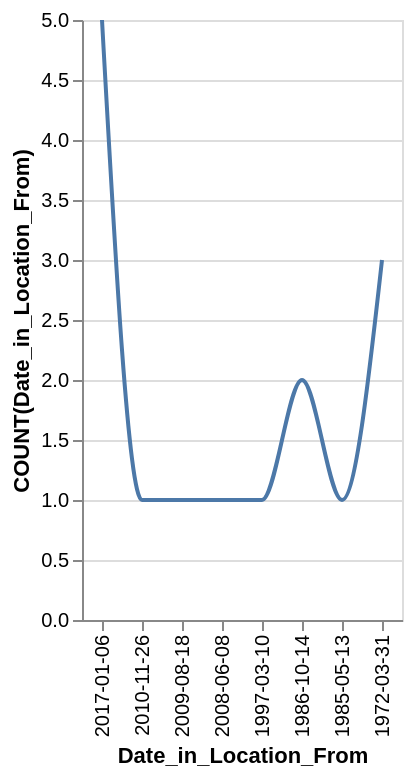

Vega-Lite specification stored for this chart:
### Vega-Lite specification from a JSON file in a GitHub repository (floating-point values rounded to 4 significant figures)
{"data": {"values": [{"x_data": "1972-03-31", "y_data": 3}, {"x_data": "1985-05-13", "y_data": 1}, {"x_data": "1986-10-14", "y_data": 2}, {"x_data": "1997-03-10", "y_data": 1}, {"x_data": "2008-06-08", "y_data": 1}, {"x_data": "2009-08-18", "y_data": 1}, {"x_data": "2010-11-26", "y_data": 1}, {"x_data": "2017-01-06", "y_data": 5}]}, "mark": {"type": "line", "interpolate": "monotone"}, "encoding": {"x": {"field": "x_data", "type": "nominal", "title": "Date_in_Location_From", "sort": "descending"}, "y": {"field": "y_data", "type": "quantitative", "title": "COUNT(Date_in_Location_From)"}}}
